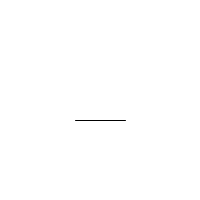
Frame 1 (no input)
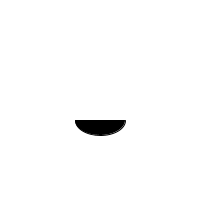
Frame 60 (the mouse pressed at the canvas centre just before this capture)
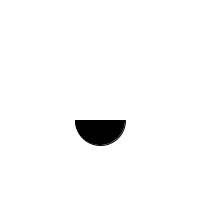
Frame 120 (the mouse held since frame 60 and released just before this capture)

The Processing sketch that drew these frames (run headless with seeded random() and noise(); from frame 60 on, the mouse is pressed at the canvas centre):

// Processing sketch: processing_23961
// ── processing_23961.pde

int bla = 0;
int m = 10;
void setup(){
  size(200,200);
  smooth();
}
void draw(){
  background(255);
  //ojos();
  //nariz();
  boca();
  habla();
}
void ojos(){
  //dibujar ojos
  fill(0);
  ellipseMode(CENTER);
  ellipse(80,80,20,20);
  ellipse(120,80,20,20);
}
void nariz(){
  //dibujar nariz
  fill(0);
  rectMode(CENTER);
  rect(100,100,20,20);
}
void boca(){
  //dibujar boca
  fill(0);
  arc(100,120,50,bla,0,PI);
}
void habla(){
  //animar boca
  bla = bla + m;
  if((bla > 50) || (bla < 0)){
    m = m * -1;
  }
}
